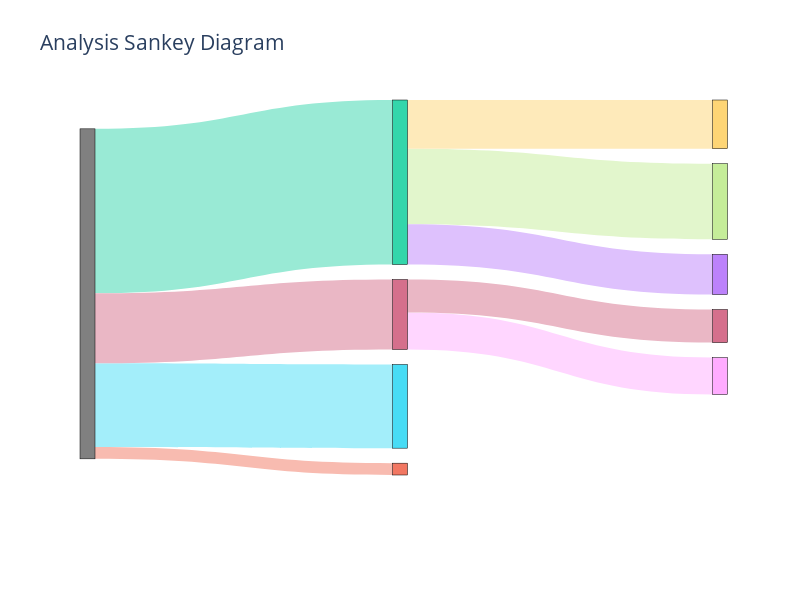

Notebook code cell kept with this figure:
### Code cell
fig = go.Figure(data=[go.Sankey(
    arrangement = "snap",
    valueformat = ".0f",
    valuesuffix = "TWh",
    # Define nodes
    meta = dict(
      textposition="top center"
    ),
    node = dict(
      pad = 15,
      thickness = 15,
      line = dict(color = "black", width = 0.5),
      label = list(map((lambda lab: ""), labels)),
      x = xvalues,
      y = yvalues,
      color = node_colours
    ),
    # Add links
    link = dict(
      source =  source,
      target =  target,
      value =  value,
      color = link_colors
))])

fig.update_layout(title_text="Analysis Sankey Diagram",
    font_size=15,
    width = 800,
    height=600)

### Figure 1 — Plotly figure (JSON) as saved in the notebook; plotly's stock layout.template omitted (floating-point values rounded to 4 significant figures)
{"data": [{"arrangement": "snap", "link": {"color": ["rgb(163, 238, 250)", "rgb(153, 234, 213)", "rgb(248, 187, 176)", "rgb(234, 183, 197)", "rgb(255, 214, 255)", "rgb(234, 183, 197)", "rgb(226, 246, 204)", "rgb(222, 193, 253)", "rgb(254, 234, 186)"], "source": [0, 0, 0, 0, 4, 4, 2, 2, 2], "target": [1, 2, 3, 4, 5, 6, 7, 8, 9], "value": [177, 348, 25, 148, 78, 70, 160, 85, 103]}, "meta": {"textposition": "top center"}, "node": {"color": ["#808080", "#47dcf5", "#33d6ab", "#f27762", "#d56f8c", "#ffacff", "#d56f8c", "#c5ed99", "#bc82fb", "#fed575"], "label": ["", "", "", "", "", "", "", "", "", ""], "line": {"color": "black", "width": 0.5}, "pad": 15, "thickness": 15, "x": [0, 0.5, 0.5, 0.5, 0.5, 1, 1, 1, 1, 1], "y": [0, 0.2, 0.18, 0.16, 0.14, 0.12, 0.1, 0.08, 0.06, 0.04]}, "type": "sankey", "valueformat": ".0f", "valuesuffix": "TWh"}], "layout": {"font": {"size": 15}, "height": 600, "title": {"text": "Analysis Sankey Diagram"}, "width": 800}}
